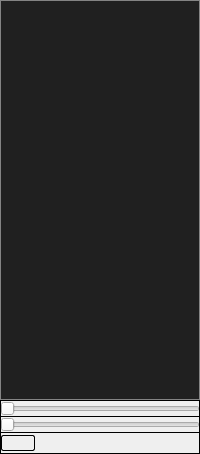
                 <widget class="QFrame" name="visualize_preview_verticalframe">
                  <layout class="QVBoxLayout" name="verticalLayout_3">
                   <property name="spacing">
                    <number>0</number>
                   </property>
                   <property name="leftMargin">
                    <number>0</number>
                   </property>
                   <property name="topMargin">
                    <number>0</number>
                   </property>
                   <property name="rightMargin">
                    <number>0</number>
                   </property>
                   <property name="bottomMargin">
                    <number>0</number>
                   </property>
                   <item>
                    <widget class="QFrame" name="frame_mainPreview">
                     <property name="sizePolicy">
                      <sizepolicy hsizetype="Preferred" vsizetype="Expanding">
                       <horstretch>0</horstretch>
                       <verstretch>0</verstretch>
                      </sizepolicy>
                     </property>
                     <property name="minimumSize">
                      <size>
                       <width>0</width>
                       <height>400</height>
                      </size>
                     </property>
                     <property name="acceptDrops">
                      <bool>true</bool>
                     </property>
                     <property name="styleSheet">
                      <string notr="true">QFrame#frame_mainPreview {
background-color: rgb(32, 32, 32);
border: 1px solid rgb(132, 132, 132);
}</string>
                     </property>
                     <layout class="QVBoxLayout" name="layout_mainPreview">
                      <property name="spacing">
                       <number>0</number>
                      </property>
                      <property name="leftMargin">
                       <number>0</number>
                      </property>
                      <property name="topMargin">
                       <number>0</number>
                      </property>
                      <property name="rightMargin">
                       <number>0</number>
                      </property>
                      <property name="bottomMargin">
                       <number>0</number>
                      </property>
                     </layout>
                    </widget>
                   </item>
                   <item>
                    <widget class="QSlider" name="slider_frame">
                     <property name="styleSheet">
                      <string notr="true">border: 1px solid black;</string>
                     </property>
                     <property name="orientation">
                      <enum>Qt::Horizontal</enum>
                     </property>
                    </widget>
                   </item>
                   <item>
                    <widget class="QSlider" name="slider_timepoint">
                     <property name="styleSheet">
                      <string notr="true">border: 1px solid black;
border-width: 0px 1px 1px 1px;</string>
                     </property>
                     <property name="orientation">
                      <enum>Qt::Horizontal</enum>
                     </property>
                    </widget>
                   </item>
                   <item>
                    <widget class="QFrame" name="channelList_frame">
                     <property name="minimumSize">
                      <size>
                       <width>0</width>
                       <height>20</height>
                      </size>
                     </property>
                     <property name="styleSheet">
                      <string notr="true">QFrame {
	border: 1px solid black;
	border-width: 0px 1px 1px 1px;
}

QPushButton {
    color: white;
	border: 1px solid rgb(52, 59, 72);
	border-radius: 2px;	
	background-color: ;
}
QPushButton:hover {
	background-color: rgb(57, 65, 80);
	border: 1px solid rgb(61, 70, 86);
}

QPushButton:pressed {	
	background-color: rgb(35, 40, 49);
	border: 1px solid rgb(43, 50, 61);
}

QPushButton:checked {
	background-color: rgb(83, 168, 89);
}

QPushButton:unchecked {
	background-color: rgb(85, 85, 127);
}</string>
                     </property>
                     <layout class="QHBoxLayout" name="channelList_layout">
                      <property name="spacing">
                       <number>0</number>
                      </property>
                      <property name="leftMargin">
                       <number>0</number>
                      </property>
                      <property name="topMargin">
                       <number>0</number>
                      </property>
                      <property name="rightMargin">
                       <number>0</number>
                      </property>
                      <property name="bottomMargin">
                       <number>0</number>
                      </property>
                      <item>
                       <layout class="QHBoxLayout" name="visualize_layout_channelList">
                        <property name="spacing">
                         <number>0</number>
                        </property>
                       </layout>
                      </item>
                      <item>
                       <layout class="QHBoxLayout" name="visualize_addChannel" stretch="0,0">
                        <property name="spacing">
                         <number>0</number>
                        </property>
                        <item>
                         <widget class="QPushButton" name="visualize_btn_addChannel">
                          <property name="sizePolicy">
                           <sizepolicy hsizetype="Fixed" vsizetype="Fixed">
                            <horstretch>0</horstretch>
                            <verstretch>0</verstretch>
                           </sizepolicy>
                          </property>
                          <property name="styleSheet">
                           <string notr="true">border: 1px solid black;</string>
                          </property>
                          <property name="text">
                           <string/>
                          </property>
                          <property name="icon">
                           <iconset resource="../resources/files.qrc">
                            <normaloff>:/16x16/icons/16x16/cil-plus.png</normaloff>:/16x16/icons/16x16/cil-plus.png</iconset>
                          </property>
                         </widget>
                        </item>
                        <item>
                         <spacer name="visualize_space_addChannel">
                          <property name="orientation">
                           <enum>Qt::Horizontal</enum>
                          </property>
                          <property name="sizeHint" stdset="0">
                           <size>
                            <width>40</width>
                            <height>20</height>
                           </size>
                          </property>
                         </spacer>
                        </item>
                       </layout>
                      </item>
                     </layout>
                    </widget>
                   </item>
                  </layout>
                 </widget>
